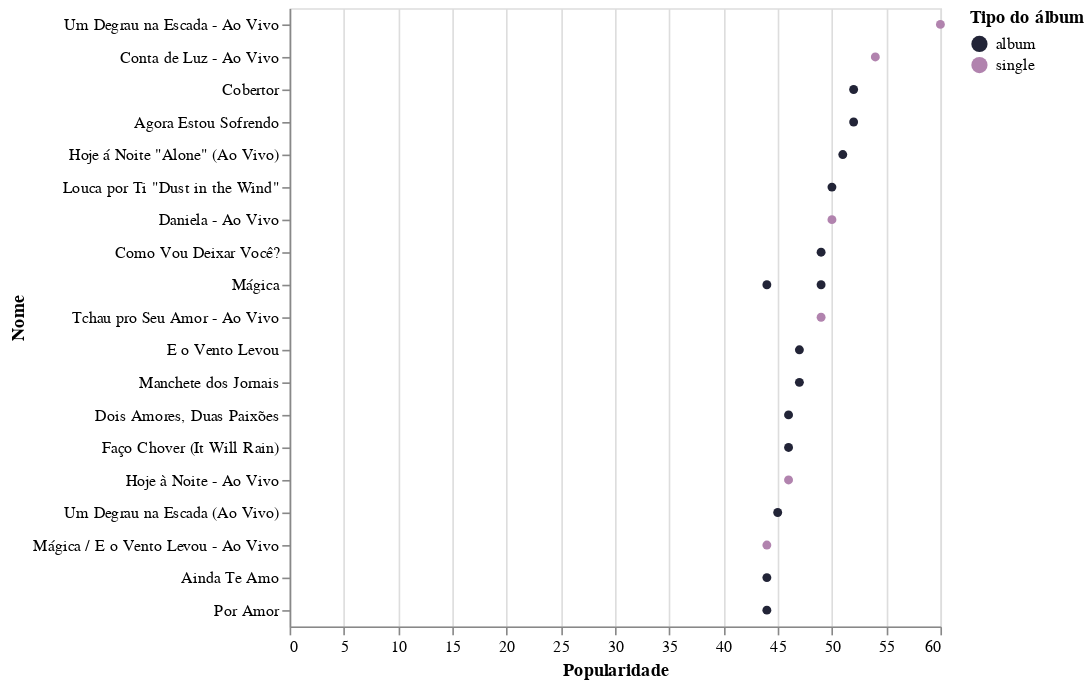

This figure's notebook cell:
### Code cell
# Qual é a música mais popular de Calcinha Preta? (E você concorda com ela?)
data_top20 = data.sort_values('popularity', ascending = False).head(20)
range_ = ['#222437', '#B183AE']
alt.Chart(data_top20).mark_circle(color = '#222437', opacity = 1).encode(
    y = alt.Y('name', axis = alt.Axis(title='Nome'), sort = None),
    x = alt.X('popularity', axis = alt.Axis(title = "Popularidade")),
    color = alt.Color('album_type', legend=alt.Legend(title="Tipo do álbum"), scale=alt.Scale(range = range_)),
    tooltip = ['name', 'popularity', 'album', 'album_type']
)

### Figure 1 — Vega-Lite specification as saved in the notebook (floating-point values rounded to 4 significant figures)
{"config": {"view": {"continuousWidth": 400, "continuousHeight": 300}}, "data": {"name": "data-416f21bcfad04d742e73a108c7f6e56a"}, "mark": {"type": "circle", "color": "#222437", "opacity": 1}, "encoding": {"color": {"type": "nominal", "field": "album_type", "legend": {"title": "Tipo do álbum"}, "scale": {"range": ["#222437", "#B183AE"]}}, "tooltip": [{"type": "nominal", "field": "name"}, {"type": "quantitative", "field": "popularity"}, {"type": "nominal", "field": "album"}, {"type": "nominal", "field": "album_type"}], "x": {"type": "quantitative", "axis": {"title": "Popularidade"}, "field": "popularity"}, "y": {"type": "nominal", "axis": {"title": "Nome"}, "field": "name", "sort": null}}, "$schema": "https://vega.github.io/schema/vega-lite/v4.8.1.json", "datasets": {"data-416f21bcfad04d742e73a108c7f6e56a": [{"Unnamed: 0": 466, "album": "CP 25 Anos, Pt. 1 (Ao Vivo)", "album_type": "single", "track_number": 1, "id_track": "49h9lUseWMnzyU0W8E40mP", "name": "Um Degrau na Escada - Ao Vivo", "popularity": 60, "explicit": false, "duration_ms": 251061, "release_date": "2020-05-13", "artists": "['Calcinha Preta', 'Gusttavo Lima']"}, {"Unnamed: 0": 465, "album": "Conta de Luz (Ao Vivo)", "album_type": "single", "track_number": 1, "id_track": "5CgqWKoMzbugofFOjnhcFS", "name": "Conta de Luz - Ao Vivo", "popularity": 54, "explicit": false, "duration_ms": 160149, "release_date": "2020-06-19", "artists": "['Calcinha Preta', 'Wesley Safadão']"}, {"Unnamed: 0": 239, "album": "As 20 +", "album_type": "album", "track_number": 1, "id_track": "3aNYxNtZq1AqLEYPKdx9F0", "name": "Cobertor", "popularity": 52, "explicit": false, "duration_ms": 246133, "release_date": "2006-01-15", "artists": "['Calcinha Preta']"}, {"Unnamed: 0": 47, "album": "Calcinha Preta Premium", "album_type": "album", "track_number": 6, "id_track": "3Sg8aqH8nGwbD7OompKqlZ", "name": "Agora Estou Sofrendo", "popularity": 52, "explicit": false, "duration_ms": 237666, "release_date": "2013-01-18", "artists": "['Calcinha Preta']"}, {"Unnamed: 0": 289, "album": "Calcinha Preta, Vol. 13 (Ao Vivo)", "album_type": "album", "track_number": 3, "id_track": "1mPcdV4w5LDxGR14pQQDke", "name": "Hoje á Noite \"Alone\" (Ao Vivo)", "popularity": 51, "explicit": false, "duration_ms": 212960, "release_date": "2005", "artists": "['Calcinha Preta']"}, {"Unnamed: 0": 243, "album": "As 20 +", "album_type": "album", "track_number": 5, "id_track": "21KbWPoY3MTpI5byU6d0dl", "name": "Louca por Ti \"Dust in the Wind\"", "popularity": 50, "explicit": false, "duration_ms": 164480, "release_date": "2006-01-15", "artists": "['Calcinha Preta']"}, {"Unnamed: 0": 461, "album": "CP 25 Anos, Pt. 2 (Ao Vivo)", "album_type": "single", "track_number": 1, "id_track": "3dZvILFXiC8xMutIIuTuT1", "name": "Daniela - Ao Vivo", "popularity": 50, "explicit": false, "duration_ms": 174474, "release_date": "2020-07-10", "artists": "['Calcinha Preta', 'Raí Saia Rodada']"}, {"Unnamed: 0": 205, "album": "Fica Comigo, Paulinha, Vol. 17", "album_type": "album", "track_number": 9, "id_track": "7MB82aWojKYntOXvQUogZM", "name": "Como Vou Deixar Você?", "popularity": 49, "explicit": false, "duration_ms": 188800, "release_date": "2007-08-21", "artists": "['Calcinha Preta']"}, {"Unnamed: 0": 247, "album": "As 20 +", "album_type": "album", "track_number": 9, "id_track": "0SvtBdkNRlErX8sPrFgWPW", "name": "Mágica", "popularity": 49, "explicit": false, "duration_ms": 258013, "release_date": "2006-01-15", "artists": "['Calcinha Preta']"}, {"Unnamed: 0": 472, "album": "Tchau pro Seu Amor (Ao Vivo)", "album_type": "single", "track_number": 1, "id_track": "24gHMEGrPZYzKI0SBow7ML", "name": "Tchau pro Seu Amor - Ao Vivo", "popularity": 49, "explicit": false, "duration_ms": 130415, "release_date": "2020-02-21", "artists": "['Calcinha Preta', 'MC JottaPê']"}, {"Unnamed: 0": 241, "album": "As 20 +", "album_type": "album", "track_number": 3, "id_track": "0BbHiemHPWxSTR3xOAziyB", "name": "E o Vento Levou", "popularity": 47, "explicit": false, "duration_ms": 266906, "release_date": "2006-01-15", "artists": "['Calcinha Preta']"}, {"Unnamed: 0": 250, "album": "As 20 +", "album_type": "album", "track_number": 12, "id_track": "4lr3it0V2yALqSq23bSPOg", "name": "Manchete dos Jornais", "popularity": 47, "explicit": false, "duration_ms": 236893, "release_date": "2006-01-15", "artists": "['Calcinha Preta']"}, {"Unnamed: 0": 253, "album": "As 20 +", "album_type": "album", "track_number": 15, "id_track": "5P8INbk864e7LllQ1HxgSn", "name": "Dois Amores, Duas Paixões", "popularity": 46, "explicit": false, "duration_ms": 223146, "release_date": "2006-01-15", "artists": "['Calcinha Preta']"}, {"Unnamed: 0": 46, "album": "Calcinha Preta Premium", "album_type": "album", "track_number": 5, "id_track": "1qamKCfDlcPV44niEiQsOa", "name": "Faço Chover (It Will Rain)", "popularity": 46, "explicit": false, "duration_ms": 230093, "release_date": "2013-01-18", "artists": "['Calcinha Preta']"}, {"Unnamed: 0": 467, "album": "CP 25 Anos, Pt. 1 (Ao Vivo)", "album_type": "single", "track_number": 2, "id_track": "6SsRvDjYAmizqhzm2h5Hox", "name": "Hoje à Noite - Ao Vivo", "popularity": 46, "explicit": false, "duration_ms": 218925, "release_date": "2020-05-13", "artists": "['Calcinha Preta']"}, {"Unnamed: 0": 287, "album": "Calcinha Preta, Vol. 13 (Ao Vivo)", "album_type": "album", "track_number": 1, "id_track": "2TWFcqzZ6KEUAYie7wEF1f", "name": "Um Degrau na Escada (Ao Vivo)", "popularity": 45, "explicit": false, "duration_ms": 215520, "release_date": "2005", "artists": "['Calcinha Preta']"}, {"Unnamed: 0": 281, "album": "Mágica, Vol. 12", "album_type": "album", "track_number": 7, "id_track": "7AaW6x9Ld7c9JqBuyw6vzB", "name": "Mágica", "popularity": 44, "explicit": false, "duration_ms": 259657, "release_date": "2005-01-01", "artists": "['Calcinha Preta']"}, {"Unnamed: 0": 471, "album": "CP 25 Anos, Pt. 1 (Ao Vivo)", "album_type": "single", "track_number": 6, "id_track": "2RNoUrbJnE8dirMbJCLYjF", "name": "Mágica / E o Vento Levou - Ao Vivo", "popularity": 44, "explicit": false, "duration_ms": 278314, "release_date": "2020-05-13", "artists": "['Calcinha Preta']"}, {"Unnamed: 0": 58, "album": "Calcinha Preta Premium", "album_type": "album", "track_number": 17, "id_track": "23OxRrORCzejUJdYPyqJob", "name": "Ainda Te Amo", "popularity": 44, "explicit": false, "duration_ms": 245640, "release_date": "2013-01-18", "artists": "['Calcinha Preta']"}, {"Unnamed: 0": 252, "album": "As 20 +", "album_type": "album", "track_number": 14, "id_track": "08dcweSRXqWoMdYJU0uqmQ", "name": "Por Amor", "popularity": 44, "explicit": false, "duration_ms": 248080, "release_date": "2006-01-15", "artists": "['Calcinha Preta']"}]}}
